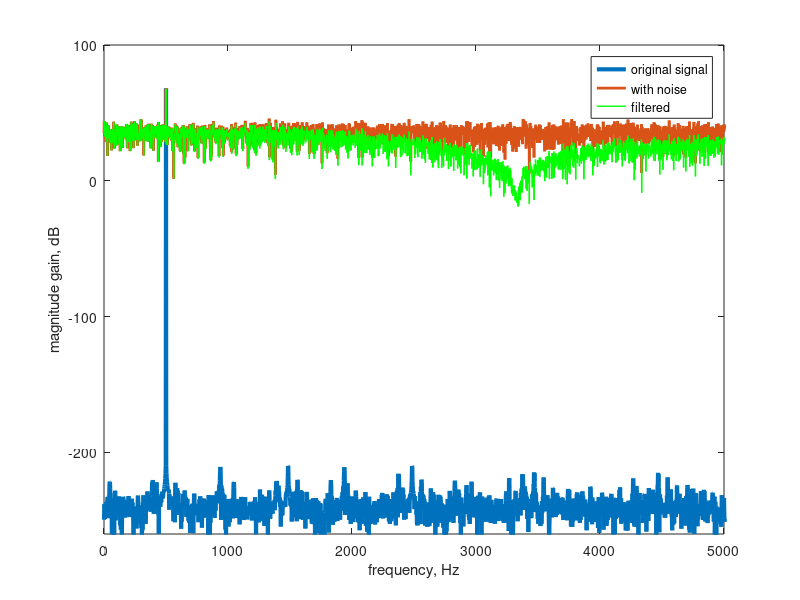

MATLAB code to generate this figure:
% Part 1: Noisy signal
f1=.5e3; % Sine wave frequency
fs=10e3; % Sample frequency
Ts=1/fs; % Sample period
tlen=0.5; % Total duration
t=0:Ts:tlen-Ts; % Compute sample positions
N=length(t); % Number of samples

x=sin(2*pi*f1*t); % Original sine wave
standev=1; % Standard deviation
n=randn(1,N)*standev; % Generate noise
xn=x+n; % Sine wave with noise

% Plot sine wave and noisy sine wave
plot(t,x,'LineWidth',3);
hold on
plot(t,xn,'LineWidth',1);
axis([0 1/f1*10 -4 4]);

xlabel('time,s');
ylabel('amplitude, arbitrary units');
legend('original signal','with noise');
hold off

% Part 2: Moving-average filter
M=3; % Number of taps
A=1; % No idea; changing this does nothing? Investigate further
B=ones(1,M)/M; % Generate M taps totalling 1
disp(B) % Print taps

% Filter the noisy signal using the taps
y=filter(B,A,xn);

% Plot the filtered signal compared to the noisy signal
plot(t,x,'LineWidth',3);
hold on
plot(t,xn,'LineWidth',1);
plot(t,y,'g','LineWidth',2);
axis([0 1/f1*10 -4 4]);

xlabel('time,s');
ylabel('amplitude, arbitrary units');
legend('original signal','with noise','filtered');
hold off

% Part 3: Fourier Transform
X=abs(fft(x)); % Fourier transform of original sine wave
Xn=abs(fft(xn)); % Fourier transform of noisy sine wave
Y=abs(fft(y)); % Fourier transform of filtered sine wave

fbin=fs/N;
f=0:fbin:fs-fbin;

plot(f,20*log10(X),'LineWidth',3)
hold on
plot(f,20*log10(Xn),'LineWidth',2)
plot(f,20*log10(Y),'g','LineWidth',1)

axis([0 fs/2 -260 100]);

xlabel('frequency, Hz');
ylabel('magnitude gain, dB');
legend('original signal','with noise','filtered');
hold off;
